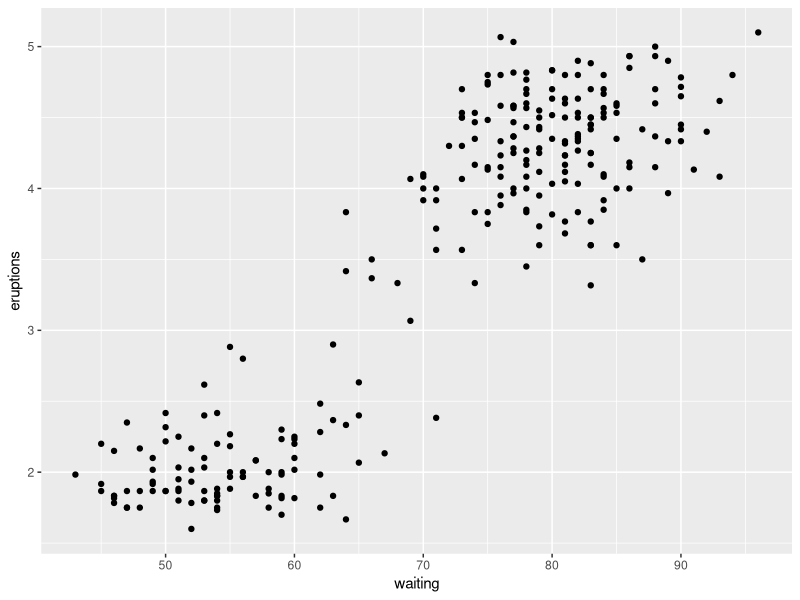
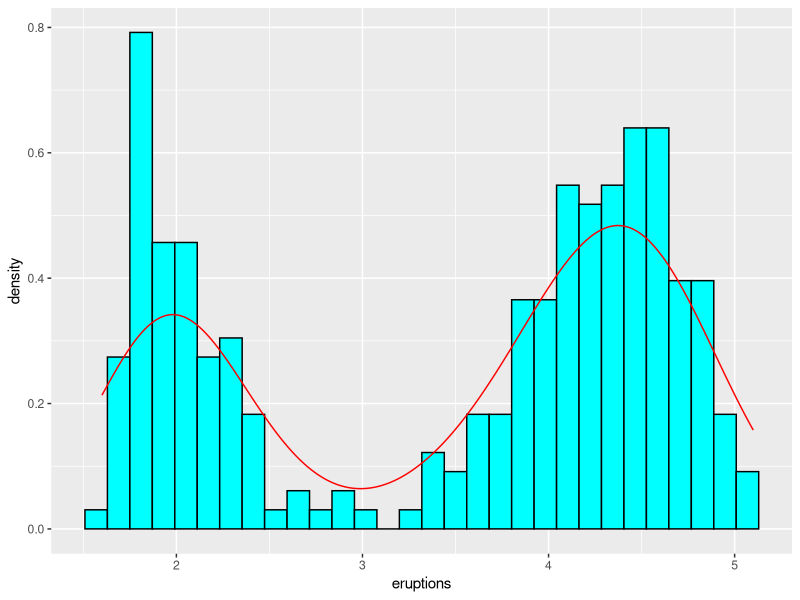

These charts were generated, in order, by the following R code:
library(ggplot2)

ggplot(faithful, aes(x=waiting, y=eruptions)) + geom_point()

p <- ggplot(faithful) + 
  geom_histogram(aes(x=eruptions, y=..density..),
                 bins=30, fill="cyan", color="black")
p + geom_density(data=faithful,aes(x=eruptions), color="red")

x <- faithful$eruptions

# number of modes
nModes <- 5
# TODO: use AIC to compute optimal number of modes


# initialize model parameters
div <- split(sort(x), ceiling(seq_along(x)/(length(x)/nModes)))

pi <- rep(1/nModes,times=nModes)
mu <- unlist(lapply(div,mean))
s2 <- unlist(lapply(div,var))

logLike.mu <- function(mu,data){
  sum(dnorm(data$x,mu))
}
#max.logL <- optim(1,logLike,x,control=list(fnscale=-1))

#for(i in 1:70){logL[i]<-logLike(mus[i],df$x)}

# f(x; pi, mu, s2) = sum(pi * fi(x; mu_i, sqrt(s2_i))
